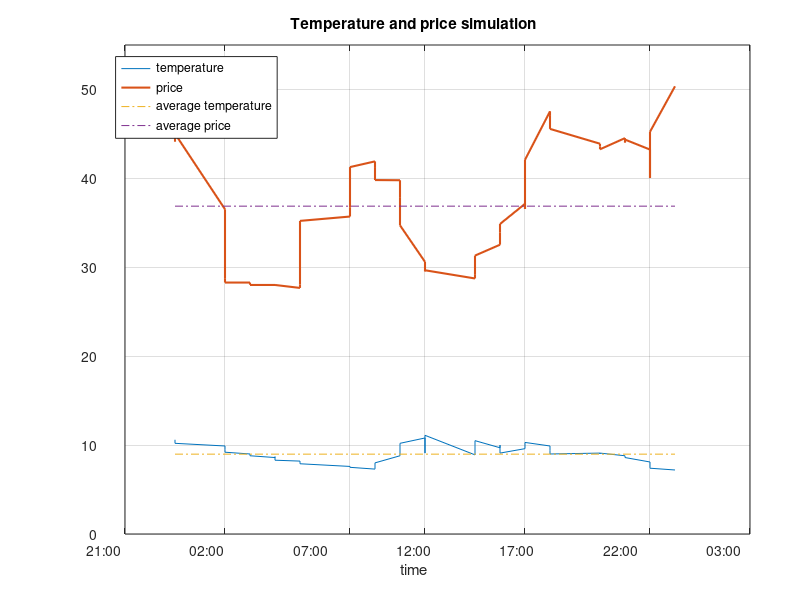
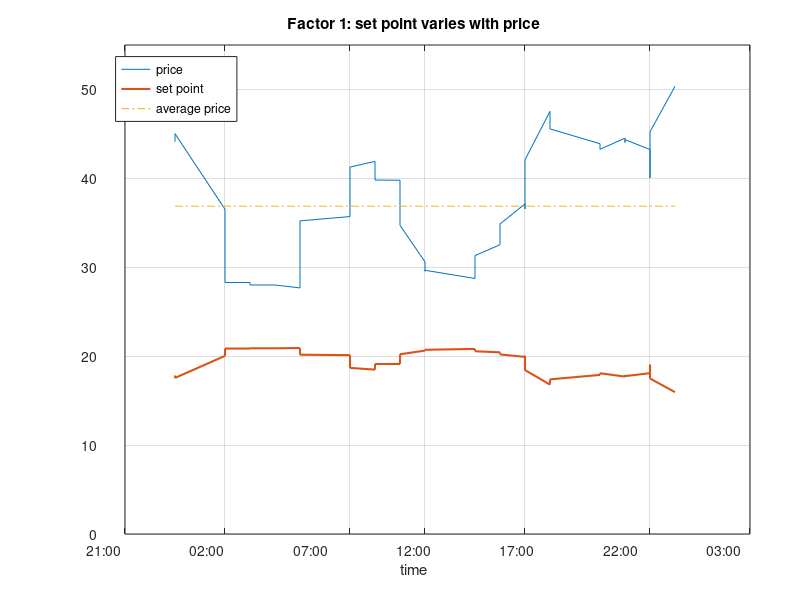
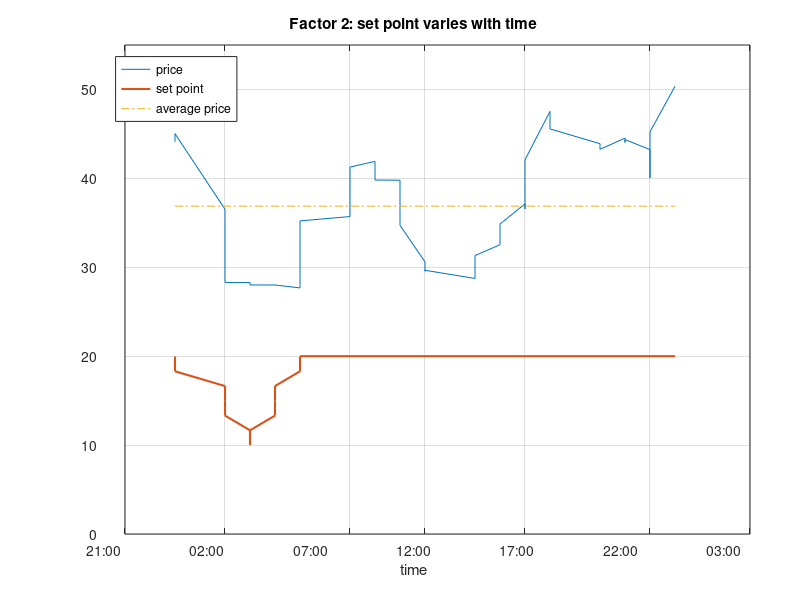
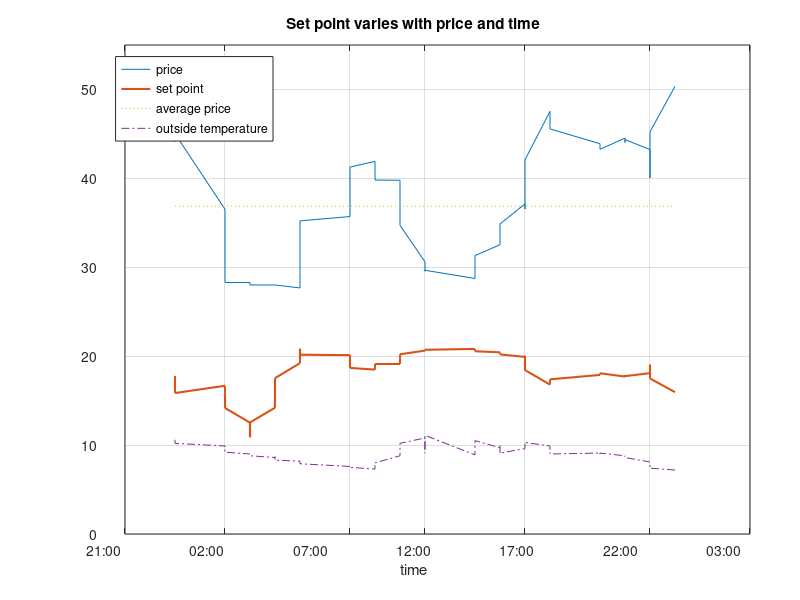

The MATLAB source for these figures, in order:
clear;
close all;

load data.mat;
% temperature and price

hour = 0:47;
hour = floor(hour/2);

minute = zeros(1, 48);
minute(2:2:48) = 30;

sdate = datenum(2015, 10, 5, hour, minute, 0);

temperature_average = mean(temperature);
price_average = mean(price);

set_point1 = ones(1, 48) * 20;
for index=1:48
    if price(index) > price_average
        set_point1(index) = set_point1(index) - 0.3 * (price(index) - price_average);
    else
        set_point1(index) = set_point1(index) - 0.1 * (price(index) - price_average);
    end
end

set_point2 = ones(1, 48) * 20;
for index=1:48
    if index<=13
        set_point2(index) = set_point2(index) - (10 - 1.66 * abs(index - 7));
    end
end

set_point = ones(1, 48) * 20;
for index=1:48
    if price(index) > price_average
        set_point(index) = set_point(index) - 0.3 * (price(index) - price_average);
    end
    if price(index) < price_average
        set_point(index) = set_point(index) - 0.1 * (price(index) - price_average);
    end
    if index<=13
        set_point(index) = set_point(index) - (10 - 1.66 * abs(index - 7));
    end
end

plot(sdate, temperature, sdate, price, 'linewidth', 1.5);
hold on;
plot([sdate(1) sdate(48)], [temperature_average temperature_average], '-.');
plot([sdate(1) sdate(48)], [price_average price_average], '-.');
datetick('x', 'HH:MM');
legend('temperature', 'price', 'average temperature', 'average price', 'location', 'northwest');
title('Temperature and price simulation');
xlabel('time');
ylim([0 55]);
grid on;

figure;
plot(sdate, price, sdate, set_point1, 'linewidth', 1.5);
hold on;
plot([sdate(1) sdate(48)], [price_average price_average], '-.');
datetick('x', 'HH:MM');
title('Factor 1: set point varies with price');
xlabel('time');
legend('price', 'set point', 'average price', 'location', 'northwest');
ylim([0 55]);
grid on;

figure;
plot(sdate, price, sdate, set_point2, 'linewidth', 1.5);
hold on;
plot([sdate(1) sdate(48)], [price_average price_average], '-.');
datetick('x', 'HH:MM');
title('Factor 2: set point varies with time');
xlabel('time');
legend('price', 'set point', 'average price', 'location', 'northwest');
ylim([0 55]);
grid on;

figure;
plot(sdate, price, sdate, set_point, 'linewidth', 1.5);
hold on;
plot([sdate(1) sdate(48)], [price_average price_average], ':');
plot(sdate, temperature, '-.');
datetick('x', 'HH:MM');
title('Set point varies with price and time');
xlabel('time');
legend('price', 'set point', 'average price', 'outside temperature', 'location', 'northwest');
ylim([0 55]);
grid on;
